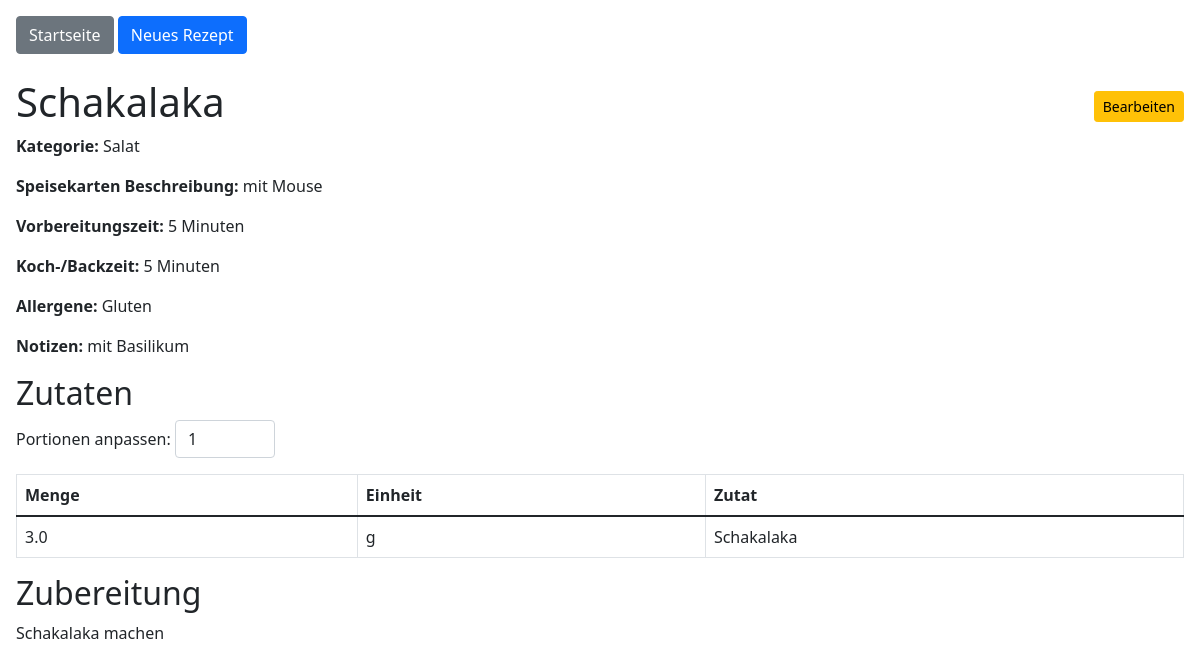
Screenshot of /recipe/2 with the database file from the repository.
### tables this page shows
CREATE TABLE recipes (
    id INTEGER PRIMARY KEY AUTOINCREMENT,
    name TEXT NOT NULL,
    category TEXT,
    menu_description TEXT,
    preparation_time INTEGER,
    cooking_time INTEGER,
    allergens TEXT,
    instructions TEXT,
    notes TEXT
);

CREATE TABLE ingredients (
    id INTEGER PRIMARY KEY AUTOINCREMENT,
    recipe_id INTEGER,
    quantity REAL,
    unit TEXT,
    ingredient_name TEXT,
    display_order INTEGER,
    FOREIGN KEY(recipe_id) REFERENCES recipes(id)
);

### app.py (the view)
@app.route('/recipe/<int:recipe_id>')
def show_recipe(recipe_id):
    conn = get_db_connection()
    recipe = conn.execute('SELECT * FROM recipes WHERE id = ?', (recipe_id,)).fetchone()
    if recipe is None:
        conn.close()
        return "Rezept nicht gefunden", 404
    ingredients = conn.execute('SELECT * FROM ingredients WHERE recipe_id = ? ORDER BY display_order', (recipe_id,)).fetchall()
    conn.close()
    return render_template('recipe_detail.html', recipe=recipe, ingredients=ingredients)

### app.py (called while the page is built)
def get_db_connection():
    conn = sqlite3.connect('database.db')
    conn.row_factory = sqlite3.Row
    return conn

### templates/recipe_detail.html (shortened to what this page needs)
{% extends "layout.html" %}
{% block content %}
<div class="d-flex justify-content-between align-items-center">
    <h1>{{ recipe.name }}</h1>
    <div>
        <a href="{{ url_for('edit_recipe', recipe_id=recipe.id) }}" class="btn btn-sm btn-warning">Bearbeiten</a>
    </div>
</div>
<p><strong>Kategorie:</strong> {{ recipe.category }}</p>
<p><strong>Speisekarten Beschreibung:</strong>
{% if recipe.menu_description %}
    {{ recipe.menu_description }}
{% else %}
     -
{% endif %}
</p>
<p><strong>Vorbereitungszeit:</strong> {{ recipe.preparation_time }} Minuten</p>
<p><strong>Koch-/Backzeit:</strong> {{ recipe.cooking_time }} Minuten</p>
<p>
    {% if recipe.allergens %}
        <strong>Allergene:</strong> {{ recipe.allergens }}
    {% else %}
        <strong>Allergene:</strong> Keine Angabe
    {% endif %}
</p>
<p><strong>Notizen:</strong> {{ recipe.notes }}</p>
<h2>Zutaten</h2>
<div class="mb-3">
    <label for="portions">Portionen anpassen:</label>
    <input type="number" id="portions" value="1" min="1" class="form-control" style="width:100px;display:inline-block;">
</div>
<table class="table table-bordered" id="ingredients-table">
    <thead>
        <tr>
            <th>Menge</th>
            <th>Einheit</th>
            <th>Zutat</th>
        </tr>
    </thead>
    <tbody>
    {% for ingr in ingredients %}
        <tr>
            <td class="quantity-cell">{{ ingr.quantity }}</td>
            <td>{{ ingr.unit }}</td>
            <td>{{ ingr.ingredient_name }}</td>
        </tr>
    {% endfor %}
    </tbody>
</table>
<h2>Zubereitung</h2>
<p>{{ recipe.instructions }}</p>
{% endblock %}

### rows the page displays
recipes: name "Schakalaka", category "Salat", menu_description "mit Mouse", preparation_time "5", cooking_time "5", allergens "Gluten", notes "mit Basilikum", instructions "Schakalaka machen"
ingredients: quantity "3.0", unit "g", ingredient_name "Schakalaka"
